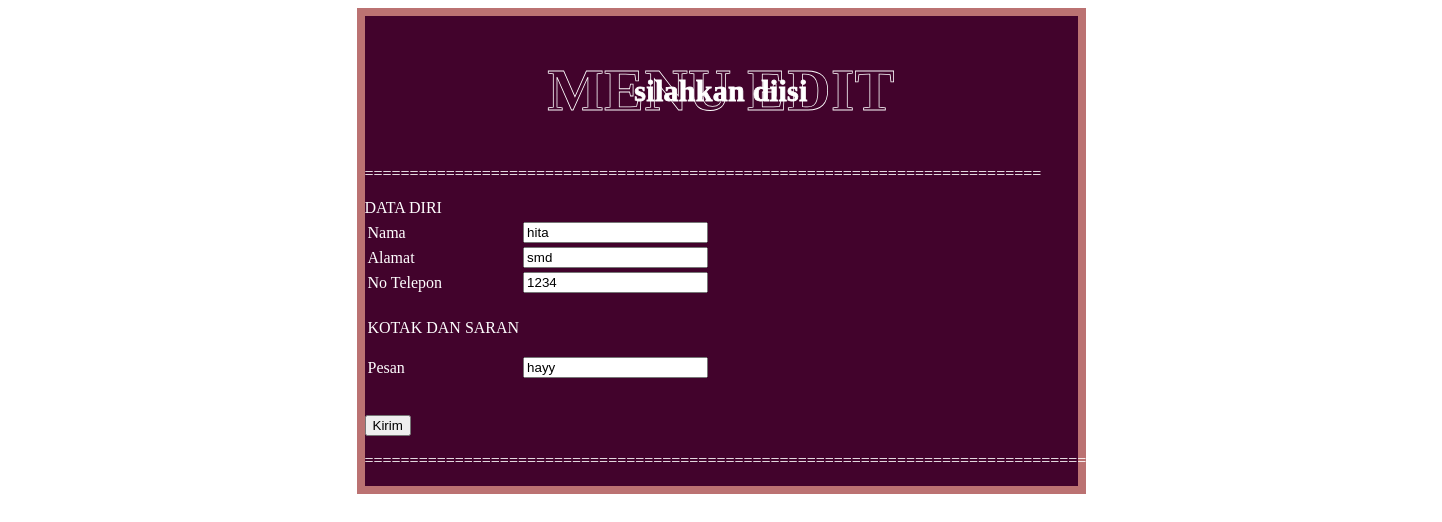
/Posttest7/edit.php?id=32, run on the app's committed database.
### tables this page shows
CREATE TABLE `kritik` (
  `id` int(10) NOT NULL,
  `nama` varchar(50) NOT NULL,
  `alamat` varchar(50) NOT NULL,
  `telepon` varchar(20) NOT NULL,
  `jeniskelamin` varchar(50) NOT NULL,
  `pesan` varchar(100) NOT NULL,
  `foto` varchar(100) NOT NULL
);

### Posttest7/edit.php (the view, shortened to what this page needs)
<?php
    require 'config.php';
    if(isset($_GET['id'])){
        $id = $_GET['id'];
        $result = mysqli_query($db, "SELECT * FROM kritik WHERE id = '$id' ");
        $row = mysqli_fetch_array($result);
    }
?>
<!DOCTYPE html>
<html lang="en">
<head>
    <link rel="stylesheet" href="css/edit.css">
</head>
<body>
    <div class="container">
    <h1 class="heading"> Menu Edit <span> silahkan diisi </span></h1>
    <form method="POST" action="">
    <table class="table" >
            <tr>
                <p">===========================================================================</p>
                <td">DATA DIRI</td>
            </tr>
            <tr>
                <td >Nama</td>
                <td ><input type="text" name="nama" placeholder="Masukkan nama anda" value=<?=$row['nama'];?>></td>
            </tr>
            <tr>
                <td >Alamat</td>
                <td><input type="text" name="alamat" placeholder="Masukkan alamat anda" value=<?=$row['alamat'];?>></td>
            </tr>
            <tr>
                <td>No Telepon</td>
                <td><input type="number" name="telepon" placeholder="Masukkan no telepon" value=<?=$row['telepon'];?>></td>
            </tr>
            <tr>
                <td><br></td>
            </tr>
            <tr>
                <td >KOTAK DAN SARAN</td>
            </tr>
            <tr>
                <td>Pesan</td>
                <td><p><input type="text" name="pesan" placeholder="Masukkan pesan anda" value=<?=$row['pesan'];?>></p></td>
            </tr>
        </table>
        <br>
        <td><button type="submit" name="submit" value="submit">Kirim</button></td>
        <p >=============================================================================================================================</p>
    </form>
    </div>
</body>
</html>

### Posttest7/css/edit.css (style rules this page uses)
:root { --main-color:#ffffff; }
body { background-color: #ffffff; color: #ffffff; }
.container { width: 50%; margin: 0 auto; border: 8px solid #bb7272; background-color: #42032C; }
.heading { font-size: 60px; text-transform: uppercase; color:transparent; -webkit-text-stroke: .05rem var(--main-color); letter-spacing: .30px; text-align: center; position: relative; }
.heading span { position: absolute; top:50%; left:50%; transform: translate(-50%, -50%); width: 70%; text-transform: none; color:var(--main-color); font-size: 30px; }

### data on the page
kritik: nama "hita", alamat "smd", telepon "1234", pesan "hayy"
